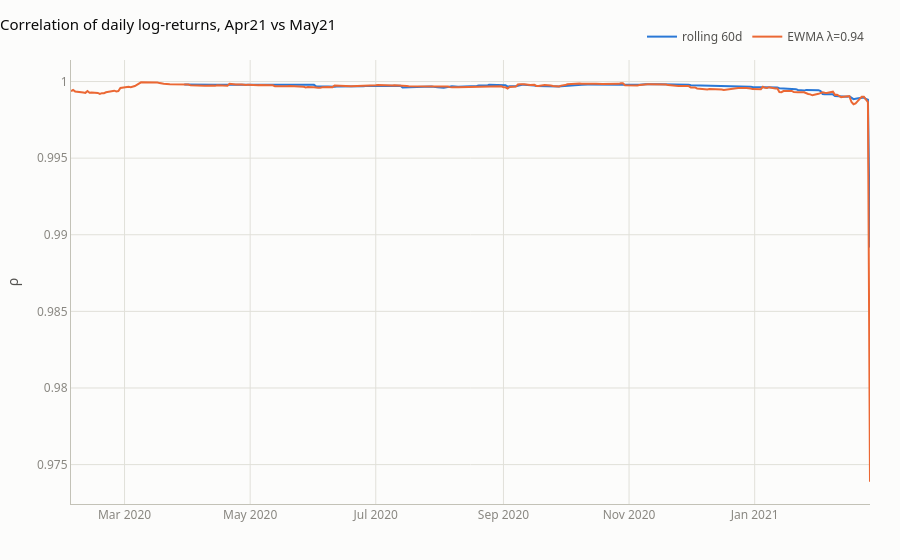

The cell this chart's notebook holds for it:
### Markdown cell above
### Correlation

Away from the Apr21 expiry week ρ > 0.998. In the bivariate lognormal model the estimate therefore barely moves the price, but it sets how much spread risk remains once delta is hedged with a single contract.

### Code cell
r = res.returns
roll = eda.rolling_correlation(r, *LEGS, 60).dropna()
ew = eda.ewma_correlation(r, *LEGS)
assert roll.loc[:"2021-02-19"].min() > 0.998
assert ew.loc[:"2021-02-19"].min() > 0.998
assert ew.iloc[-1] < roll.loc[:"2021-02-19"].min()  # correlation drops into expiry
fig["Correlation between the legs"].show()

### Figure 1 — Plotly figure (JSON) as saved in the notebook; plotly's stock layout.template omitted (floating-point values rounded to 4 significant figures; data arrays with more than 128 entries replaced by an {"elided": "..."} marker saying what was removed)
{"data": [{"line": {"color": "#2a78d6", "width": 2}, "mode": "lines", "name": "rolling 60d", "type": "scatter", "x": {"elided": "237 str values"}, "y": {"elided": "237 float values"}}, {"line": {"color": "#eb6834", "width": 2}, "mode": "lines", "name": "EWMA λ=0.94", "type": "scatter", "x": {"elided": "276 str values"}, "y": {"elided": "276 float values"}}], "layout": {"font": {"color": "#52514e", "family": "system-ui, -apple-system, \"Segoe UI\", sans-serif", "size": 12}, "hoverlabel": {"bgcolor": "#fcfcfb", "font": {"color": "#0b0b0b"}}, "hovermode": "x unified", "legend": {"orientation": "h", "x": 1, "xanchor": "right", "y": 1.02, "yanchor": "bottom"}, "margin": {"b": 50, "l": 60, "r": 30, "t": 60}, "paper_bgcolor": "#fcfcfb", "plot_bgcolor": "#fcfcfb", "title": {"font": {"color": "#0b0b0b", "size": 15}, "text": "Correlation of daily log-returns, Apr21 vs May21", "x": 0, "xanchor": "left"}, "xaxis": {"gridcolor": "#e1e0d9", "linecolor": "#c3c2b7", "showline": true, "tickfont": {"color": "#898781"}, "title": {"font": {"color": "#52514e"}, "text": ""}, "zeroline": false}, "yaxis": {"gridcolor": "#e1e0d9", "linecolor": "#c3c2b7", "tickfont": {"color": "#898781"}, "title": {"font": {"color": "#52514e"}, "text": "ρ"}, "zeroline": false}}}
